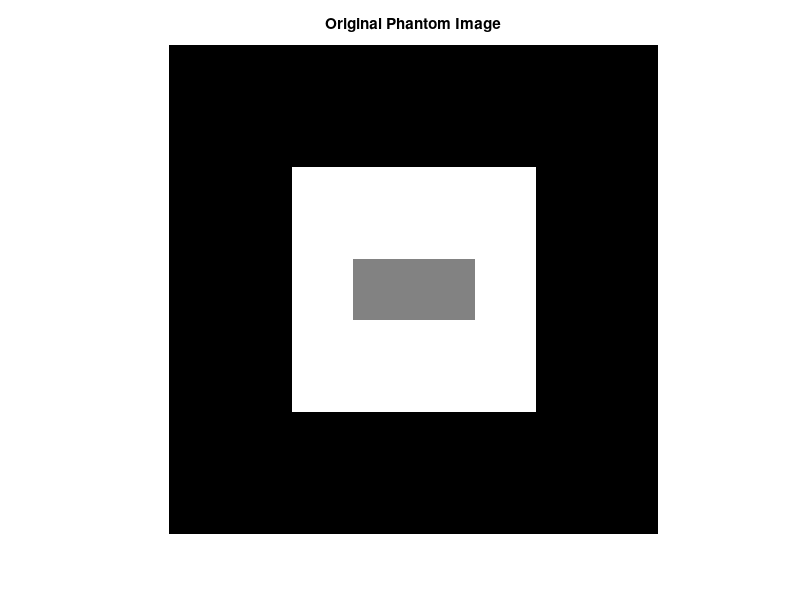
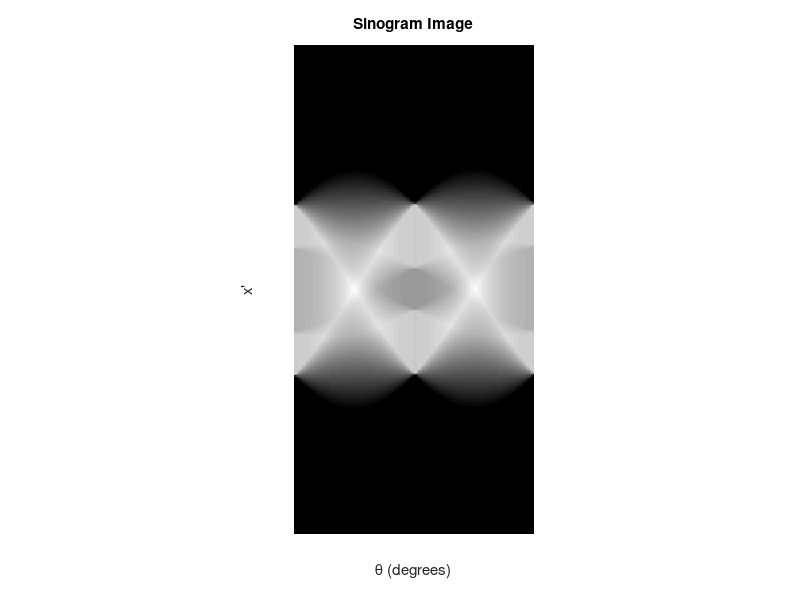
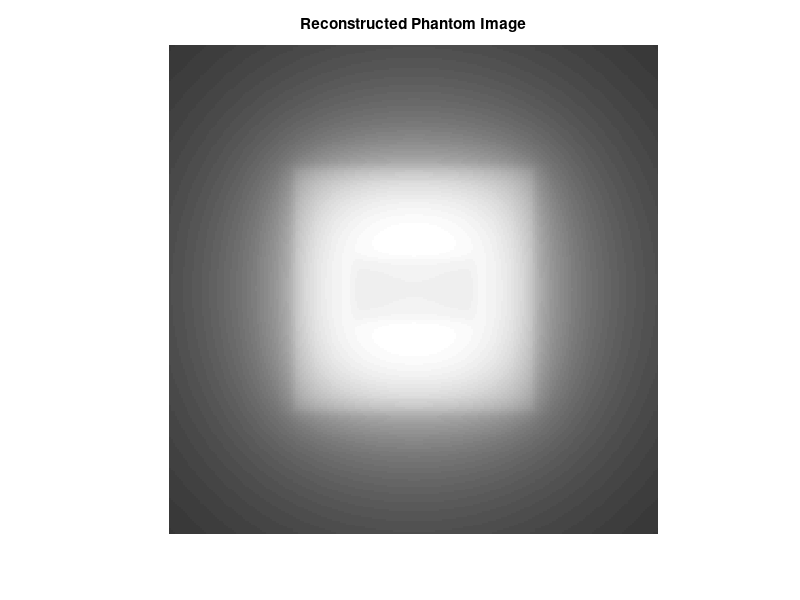

Reproduce these figures in MATLAB, in order. (Note: this script raises an error after producing the figures.)
% L05_Exercise_01

% Radon transforms and sinograms (unfiltered back projection)

warning off

% Phantom image generation
phantom_image = zeros(256,256);

for x=65:192
    for y=65:192
        phantom_image(x,y) = 255;
    end
end

for x=113:144
    for y=97:160
        phantom_image(x,y) = 128;
    end
end

% UNFILTERED BACK PROJECTION ON PHANTOM IMAGE

% Display phantom image
figure
imshow(phantom_image, [0 255]);
title('Original Phantom Image')

% Radon transform of phantom image
theta = 0:179;
[R_phantom,xp] = radon(phantom_image,theta);

% Display sinogram
figure
imshow(R_phantom,[],'Xdata',theta,'Ydata',xp,...
        'InitialMagnification','fit')
xlabel('\theta (degrees)')
ylabel('x''')
title('Sinogram Image')

% Recreate phantom image using unfiltered back projection
phantom_BP = iradon(R_phantom,theta,'linear','none');
max_BP = max(phantom_BP(:));
phantom_BP = 255*phantom_BP/max_BP;

% Display reconstructed phantom image
figure
imshow(phantom_BP, [0 255]);
title('Reconstructed Phantom Image')

% input('\nEnter to continue');

pause

clear theta;

% UNFILTERED BACK PROJECTION ON PHANTOM IMAGE WITH USER INPUTS 

for i=1:4

    % Input number of projections
    prompt = {'Enter number of projections:'};
    dlg_title = 'Number of projections';
    num_lines = 1;
    def = {'180'};
    answer = newid(prompt,dlg_title,num_lines,def);
    num_projs = str2double(answer);

    % Radon transform of phantom image
    theta = 0:180/num_projs:179;
    [R_phantom,xp] = radon(phantom_image,theta);

    % Display sinogram
    figure
    imshow(R_phantom,[],'Xdata',theta,'Ydata',xp,...
            'InitialMagnification','fit')
    xlabel('\theta (degrees)')
    ylabel('x''')
    titletext = sprintf('Sinogram Image (%d Projections)', num_projs);
    title(titletext)

    % Recreate phantom image using unfiltered back projection
    phantom_BP = iradon(R_phantom,theta,'linear','none');
    max_BP = max(phantom_BP(:));
    phantom_BP = 255*phantom_BP/max_BP;

    % Display reconstructed phantom image
    figure
    imshow(phantom_BP, [0 255]);
    titletext = sprintf('Reconstructed Image (%d Projections)', num_projs);
    title(titletext)

%     input('\nEnter to continue');

    pause
    
    clear theta;
    
end

close all;

% UNFILTERED BACK PROJECTION ON USER SELECTED IMAGE

% Read user selected image in
[filename,pathname] = uigetfile('Images\*.*','Select Image File');
filein = [pathname,filename];

info = dicominfo(filein);
dim = [double(info.Width), double(info.Height)];

original_image = double(dicomread(filein));
fclose('all');

% Display original image
figure
imshow(original_image, [0 4000]);
title('Original Image')

% Perform Radon transform
theta = 0:180;
[R_original,xp] = radon(original_image,theta);

% Display sinogram
figure
imshow(R_original,[],'Xdata',theta,'Ydata',xp,...
        'InitialMagnification','fit')
xlabel('\theta (degrees)')
ylabel('x''')
title('Sinogram Image')

% Recreate original image using unfiltered back projection
original_BP = iradon(R_original,theta,'linear','none');
max_BP = max(original_BP(:));
original_BP = 255*original_BP/max_BP;

% Display reconstructed image
figure
imshow(original_BP, [0 255]);
title('Reconstructed Image')

% input('\nEnter to continue');

pause

clear theta;

% UNFILTERED BACK PROJECTION ON USER SELECTED IMAGE WITH USER INPUTS 

for i=1:4

    % Input number of projections
    prompt = {'Enter number of projections:'};
    dlg_title = 'Number of projections';
    num_lines = 1;
    def = {'180'};
    answer = newid(prompt,dlg_title,num_lines,def);
    num_projs = str2double(answer);

    % Radon transform of original image
    theta = 0:180/num_projs:179;
    [R_original,xp] = radon(original_image,theta);

    % Display sinogram
    figure
    imshow(R_original,[],'Xdata',theta,'Ydata',xp,...
            'InitialMagnification','fit')
    xlabel('\theta (degrees)')
    ylabel('x''')
    titletext = sprintf('Sinogram Image (%d Projections)', num_projs);
    title(titletext)

    % Recreate original image using unfiltered back projection
    original_BP = iradon(R_original,theta,'linear','none');
    max_BP = max(original_BP(:));
    original_BP = 255*original_BP/max_BP;

    % Display reconstructed image
    figure
    imshow(original_BP, [0 255]);
    titletext = sprintf('Reconstructed Image (%d Projections)', num_projs);
    title(titletext)

%     input('\nEnter to continue');

    pause
    
    clear theta;
    
end

clear all
close all

clc